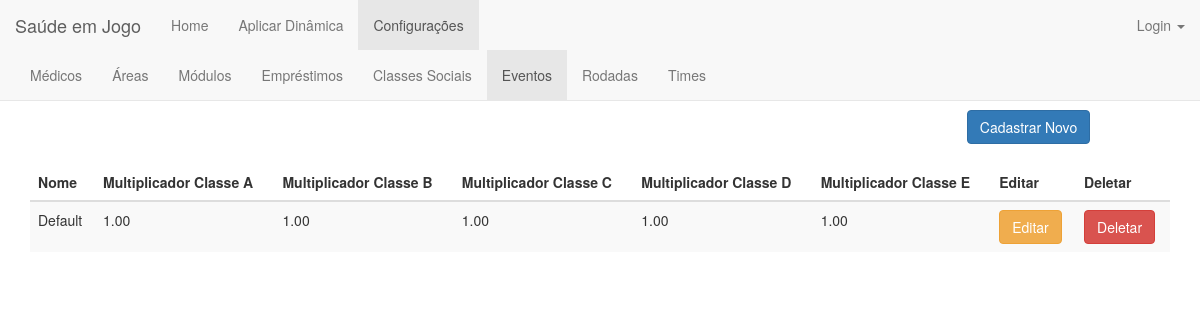
Before: /evento/ with the older database file.
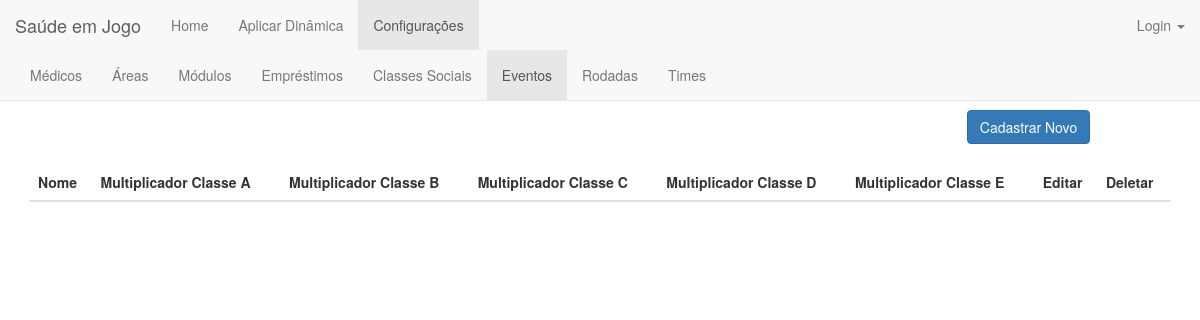
After: the same page with the newer database file.
### jogo/models.py (models this page shows, shortened)
class Evento(models.Model):
    class Meta:
        verbose_name = 'evento'
        verbose_name_plural = 'eventos'
    def __str__(self):
        return self.nome
    nome = models.CharField(max_length=50)
    multiplicador_classeA = models.FloatField(validators=[MinValueValidator(0.0)])
    multiplicador_classeB = models.FloatField(validators=[MinValueValidator(0.0)])
    multiplicador_classeC = models.FloatField(validators=[MinValueValidator(0.0)])
    multiplicador_classeD = models.FloatField(validators=[MinValueValidator(0.0)])
    multiplicador_classeE = models.FloatField(validators=[MinValueValidator(0.0)])

### jogo/views.py (the view)
# urls.py: url(r'^evento/$', views.evento_index, name='evento_index'),
def evento_index(request):
    eventos = Evento.objects.all()
    print(eventos)
    return render(request, 'evento/evento_index.html', {'eventos': eventos})

### jogo/templates/evento/evento_index.html (shortened to what this page needs)
{% extends 'jogo/base_configuracoes.html' %}
{% block evento %}class="active"{% endblock %}
{% block body %}
    <div class="container">
        <h1 align="center">Eventos</h1>
        <div align="right" style="margin-right: 7%">
            <a href="{% url 'jogo:evento_new' %}"><button type="submit" class="btn btn-primary">Cadastrar Novo</button></a>
        </div>
        <br>
        <table class="table table-striped">
        <thead>
            <tr>
                <th>Nome</th>
                <th>Multiplicador Classe A</th>
                <th>Multiplicador Classe B</th>
                <th>Multiplicador Classe C</th>
                <th>Multiplicador Classe D</th>
                <th>Multiplicador Classe E</th>
                <th>Editar</th>
                <th>Deletar</th>
            </tr>
        </thead>
        <tbody>
            {% for evento in eventos %}
                <tr>
                    <td>{{evento.nome}}</td>
                    <td>{{evento.multiplicador_classeA | floatformat:2}}</td>
                    <td>{{evento.multiplicador_classeB | floatformat:2}}</td>
                    <td>{{evento.multiplicador_classeC | floatformat:2}}</td>
                    <td>{{evento.multiplicador_classeD | floatformat:2}}</td>
                    <td>{{evento.multiplicador_classeE | floatformat:2}}</td>
                    <td><a href="{% url 'jogo:evento_edit' evento.id %}"><button type="button" class="btn btn-warning">Editar</button></a></td>
                    <td><a href="{% url 'jogo:evento_delete' evento.id %}"><button type="button" class="btn btn-danger">Deletar</button></a></td>
                </tr>
            {% endfor %}
        </tbody>
        </table>
    </div>
{% endblock body %}

Changed rows visible on the page:
removed Evento: nome "Default", multiplicador_classeA "1.00", multiplicador_classeB "1.00", multiplicador_classeC "1.00", multiplicador_classeD "1.00", multiplicador_classeE "1.00"
